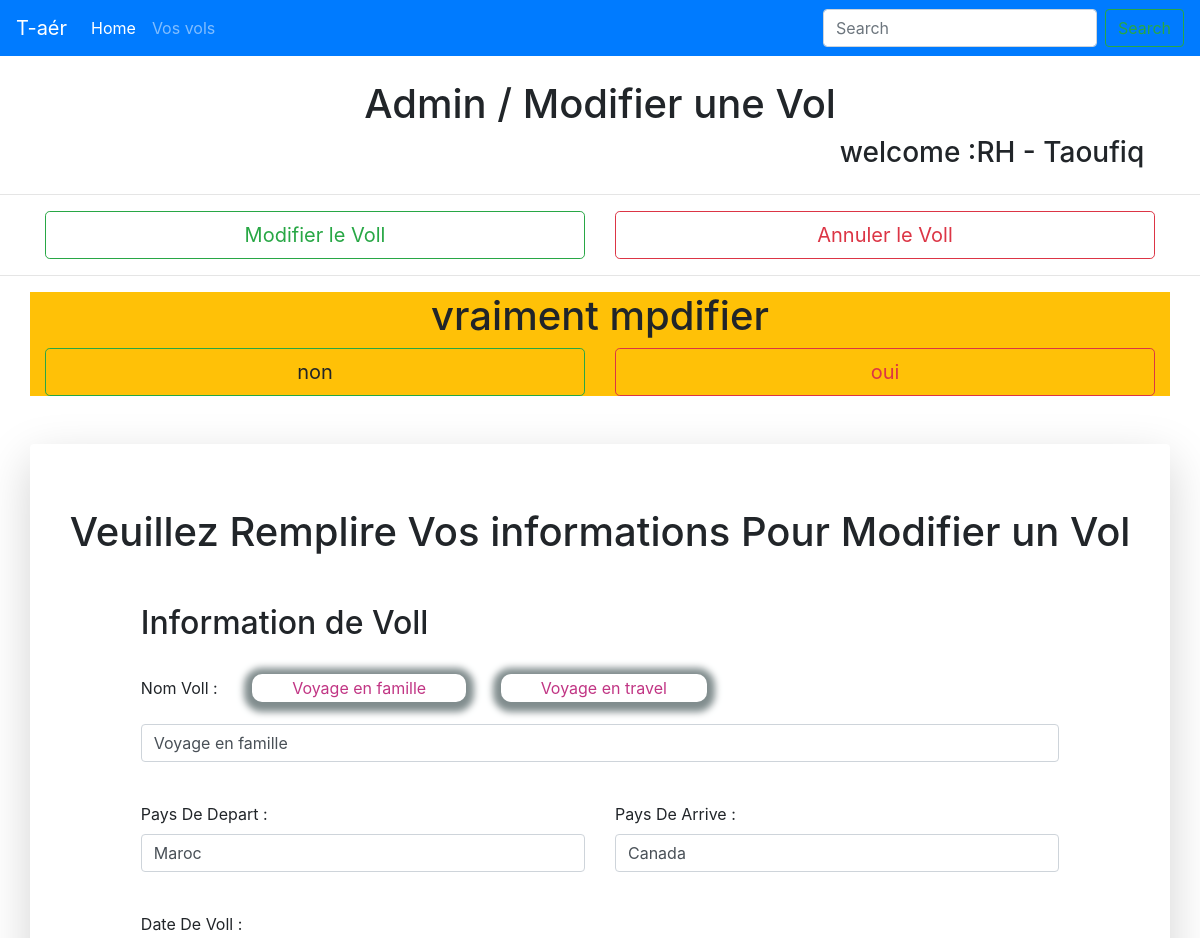
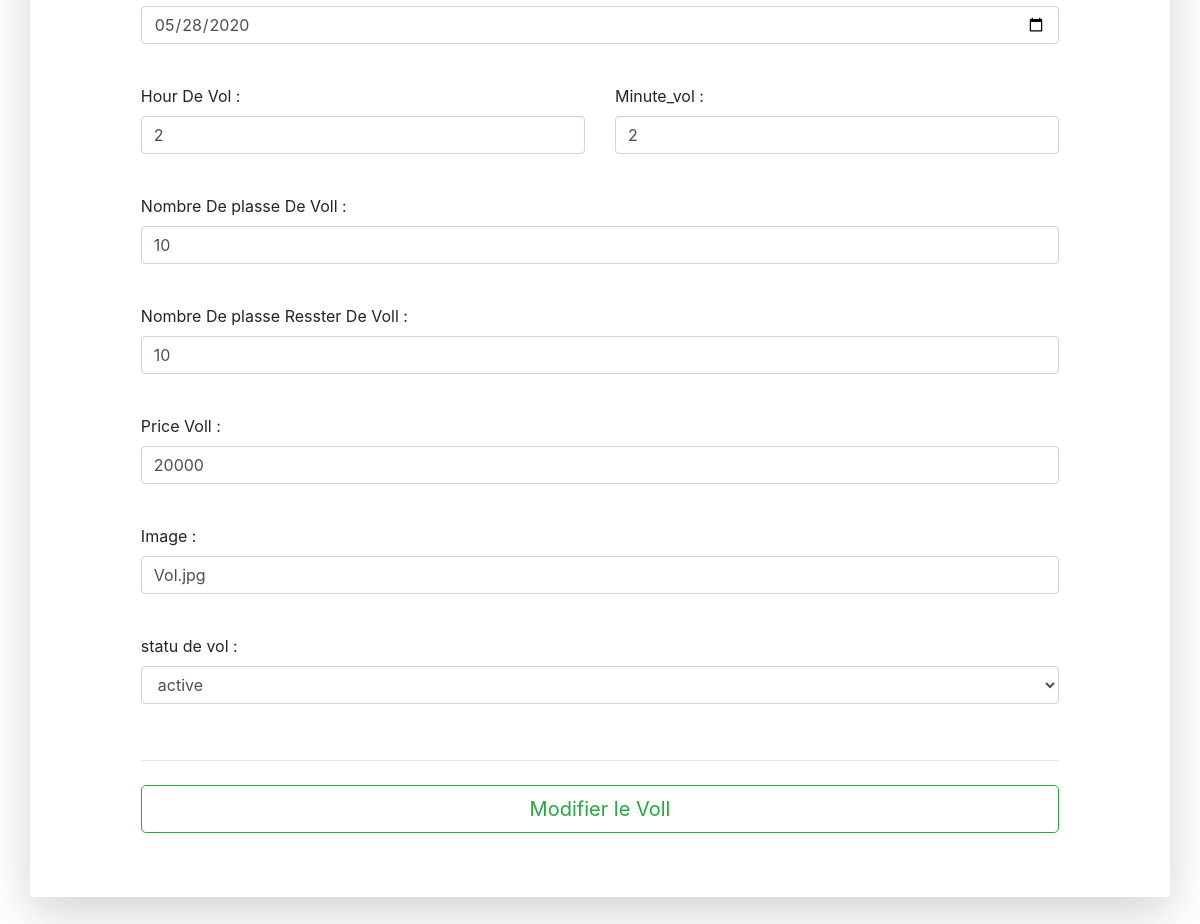
Screenshot of /pages/edit_vol.php?id_v=26 (signed in) with the database file from the repository (2 pictures, top to bottom).
### tables this page shows
CREATE TABLE `vols` (
  `id_vol` int(11) NOT NULL,
  `nam` varchar(60) NOT NULL,
  `price` float NOT NULL,
  `image` text NOT NULL,
  `date_created` timestamp NOT NULL DEFAULT current_timestamp() ON UPDATE current_timestamp(),
  `pays_depart` varchar(60) NOT NULL,
  `pays_arrive` varchar(60) NOT NULL,
  `date_vol` date NOT NULL,
  `hour_vol` int(11) NOT NULL,
  `minute_vol` int(11) NOT NULL,
  `nb_place_initial` int(11) NOT NULL,
  `nb_place_rest` int(11) NOT NULL,
  `statu_vol` varchar(10) NOT NULL,
  `id_admin_created` int(11) NOT NULL
);

### pages/edit_vol.php (the view, shortened to what this page needs)
<?php
    include_once("../data/connectdb.php");
?>
<?php
    $id_v=(int)isset($_GET['id_v']) ? $_GET['id_v'] : die('ERROR: Record type not found.');
    $id_admin_created = $_SESSION['id_client'];
?>
<!doctype html>
<html lang="en">
    <head>
        <link rel="stylesheet" href="https://stackpath.bootstrapcdn.com/bootstrap/4.5.0/css/bootstrap.min.css">
    </head>
    <body>
        <nav class="navbar navbar-expand-lg navbar-dark bg-primary">
            <a class="navbar-brand" href="index.php">T-aér</a>
            <div class="collapse navbar-collapse" id="navbarSupportedContent">
                <ul class="navbar-nav mr-auto">
                    <li class="nav-item active">
                        <a class="nav-link" href="admin.php">Home <span class="sr-only">(current)</span></a>
                    </li>
                    <li class="nav-item">
                        <a class="nav-link" href="vos_vols.php">Vos vols</a>
                    </li>
                </ul>
                <form class="form-inline my-2 my-lg-0">
                    <input class="form-control mr-sm-2" type="search" placeholder="Search" aria-label="Search">
                    <button class="btn btn-outline-success my-2 my-sm-0" type="submit">Search</button>
                </form>
            </div>
        </nav>
        <center>
            <h1>Admin / <span>Modifier une Vol</span></h1>
        </center>
        <div class="container">
            <div class="row">
                <div class="col-sm">
                </div>
                <div class="col-sm">
                </div>
                <div class="col-sm">
                <center>
                    <?php
                        echo '<h3 class="ml-4"> welcome :' . $_SESSION['nom_client'] . ' - ' . $_SESSION['prenom_client'] . '</h3>';
                    ?>
                </center>
                </div>
            </div>
        </div>
        <hr>
        <div class="container">
            <div class="row">
                <div class="col-sm-6">
                    <button class="btn btn-outline-success btn-lg btn-block" type="submit"  name="submit">Modifier le Voll</button>
                </div>
                <div class="col-sm-6">
                    <button class="btn btn-outline-danger btn-lg btn-block" type="submit"  name="submit">Annuler le Voll</button>
                </div>
            </div>
        </div>
        <hr>
        <div class="container bg-warning">
            <center><h1>vraiment mpdifier</h1></center>
            <div class="row">
                <div class="col-sm-6">
                    <a class="btn btn-outline-success btn-lg btn-block" type="submit"  name="submit">non</a>
                </div>
                <div class="col-sm-6">
                    <?php
                        echo '<a href="edit_vol_submit.php?type=1&&id_v='.$id_v.'" class="btn btn-outline-danger btn-lg btn-block" type="submit"  name="submit">oui</a>';
                    ?>
                </div>
            </div>
        </div>
        <div class="container shadow-lg p-3 mt-5 mb-5 bg-white rounded">
            <h1 class="text-center mt-5">Veuillez Remplire Vos informations Pour Modifier un Vol</h1>
            <div class="row mb-5 mt-5">
                <div class="col-md-1 order-md-1"></div>
                <div class="col-md-10 order-md-1">
                <?php
                    echo'
                        <form class="needs-validation" method="POST" action="edit_vol_submit.php?type=2&&id_v='.$id_v.'">
                            <h2>Information de Voll</h2><br> ';
                            $query = "SELECT * FROM `vols`,`user` WHERE `vols`.`id_vol` = $id_v AND `user`.`id` = $id_admin_created AND  `vols`.`id_admin_created` = $id_admin_created";
                            $result = mysqli_query($conn,$query);
                            if(mysqli_num_rows($result) >0){
                                while($row = mysqli_fetch_assoc($result)){
                                    $nam_v = mysqli_real_escape_string($conn,$row["nam"]);
                                    ?>
                                        <div class="mb-3">
                                            <div class="mb-3">
                                                <label for="text">Nom Voll :</label>
                                                <input type="button" id="btn_vol_famille" class="chois_name" onclick=" document.getElementById('nam_voll').value = 'Voyage en famille' " value="Voyage en famille" >
                                                <input type="button" id="btn_vol_travel" class="chois_name" onclick=" document.getElementById('nam_voll').value = 'Voyage de travel' " value="Voyage en travel" >
                                            </div>
                                    <?php    echo"
                                            <div>
                                                <input type='text' name='nam_voll' class='form-control' id='nam_voll' placeholder='Autre nom' value='$nam_v' required>
                                            </div>
                                        </div><br>
                                        <div class='row'>
                                            <div class='col-md-6 mb-3'>
                                                <label for='text'>Pays De Depart :</label>
                                                <input type='text' name='pays_depart' class='form-control' id='pays_depart' placeholder='Pays De Depart' value=" . mysqli_real_escape_string($conn,$row["pays_depart"]) . " required>
                                            </div>
                                            <div class='col-md-6 mb-3'>
                                                <label for='text'>Pays De Arrive :</label>
                                                <input type='text' name='pays_arrive' class='form-control' id='pays_arrive' placeholder='Pays De Arrive' value=" . mysqli_real_escape_string($conn,$row["pays_arrive"]) . " required>
                                            </div>
                                        </div><br>
                                        <div class='mb-3'>
                                            <label for='text'>Date De Voll :</label>
                                            <input type='date' name='date_vol' class='form-control' id='date_vol' placeholder='Date De Voll' value=" . mysqli_real_escape_string($conn,$row["date_vol"]) . " required>
                                        </div><br>
                                        <div class='row'>
                                            <div class='col-md-6 mb-3'>
                                                <label for='text'>Hour De Vol :</label>
                                                <input type='number' name='hour_vol' class='form-control' id='hour_vol' placeholder='Hour De Vol' value=" . mysqli_real_escape_string($conn,$row["hour_vol"]) . " required>
                                            </div>
                                            <div class='col-md-6 mb-3'>
                                                <label for='text'>Minute_vol :</label>
                                                <input type='number' name='minute_vol' class='form-control' id='minute_vol' placeholder='Minute_vol' value=" . mysqli_real_escape_string($conn,$row["minute_vol"]) . " required>
                                            </div>
                                        </div><br>
                                        <div class='mb-3'>
                                            <label for='text'>Nombre De plasse De Voll :</label>
                                            <input type='number' name='nb_place_initial' class='form-control' id='nb_place_initial' placeholder='Nombre De plasse De Voll' value=" . mysqli_real_escape_string($conn,$row["nb_place_initial"]) . " onkeyup='testNombrePlace()' required>
                                        </div><br>
                                        <div class='mb-3'>
                                            <label for='text'>Nombre De plasse Resster De Voll :</label>
                                            <input type='number' name='nb_place_rest' class='form-control' id='nb_place_rest' placeholder='Nombre De plasse De Voll' value=" . mysqli_real_escape_string($conn,$row["nb_place_rest"]) . " required>
                                        </div><br>
                                        <div class='mb-3'>
                                            <label for='text'>Price Voll :</label>
                                            <input type='text' name='price' class='form-control' id='price' placeholder='Price Voll' value=" . mysqli_real_escape_string($conn,$row["price"]) . " required>
                                        </div><br>
                                        <div class='mb-3'>
                                            <label for='text'>Image :</label>
                                            <input type='text' name='image' class='form-control' id='image' placeholder='Image'  value=" . mysqli_real_escape_string($conn,$row["image"]) . " required >
                                        </div><br>
                                        <div class='mb-3'>
                                            <label for='text'>statu de vol :</label>
                                            <select name='statu_vol' id='statu_vol' class='form-control' required>";
                                                if (mysqli_real_escape_string($conn,$row["statu_vol"]) === 'active'){
                                                    echo"
                                                    <option value='active' selected >active</option>
                                                    <option value='annule'>annule</option>
                                                    ";
                                                }else  if (mysqli_real_escape_string($conn,$row["statu_vol"]) === 'annule'){
                                                    echo"
                                                    <option value='active' selected >active</option>
                                                    <option value='annule' selected>annule</option>
                                                    ";
                                                }
                                            echo "
                                            </select>
                                        </div><br>
                                        <hr class='mb-4'>
                                        <button class='btn btn-outline-success btn-lg btn-block' type='submit'  name='submit' >Modifier le Voll</button>
                                    ";
                                }
                            }
                        echo"</form>";
                    ?>
                </div>
                <div class="col-md-1 order-md-1">
                </div>
            </div>
        </div>
    </body>
</html>

### pages/edit_vol.php (style rules this page uses)
.chois_name { border: none; padding: 2px 40px; border-radius: 10px; -moz-box-shadow: -5px 18px 54px 29px rgba(127,140,141,1); -webkit-box-shadow: -7px 2px 12px 14px rgba(127,140,141,0.99); -moz-box-shadow: -7px 2px 12px 14px rgba(127,140,141,0.99); box-shadow: 0px 2px 7px 8px rgba(127,140,141,0.99); background-color: white; margin-left: 30px; outline: none; color: #C13584; }

### rows the page displays
vols: nam_voll "Voyage en famille", pays_depart "Maroc", pays_arrive "Canada", date_vol "05/28/2020", hour_vol "2", minute_vol "2", nb_place_initial "10", nb_place_rest "10", price "20000", image "Vol.jpg", statu_vol "active"

### other values shown
$_SESSION['nom_client'] "RH"
$_SESSION['prenom_client'] "Taoufiq"
